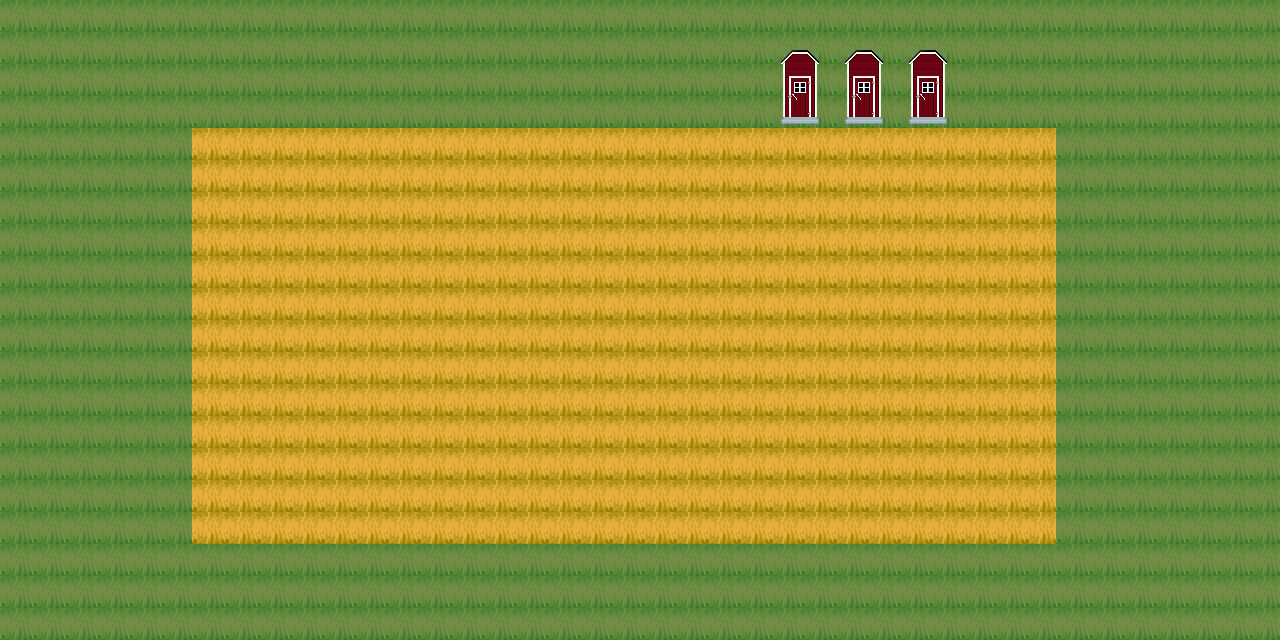

This is a level from a 2D game, rendered from its Tiled map with the project's own tilesets. A one-line summary and the complete map file follow:
An orthogonal 40x20 tile map with 32x32 px tiles, 2 tile layers (base, houses).

<map version="1.2" tiledversion="1.3.3" orientation="orthogonal" renderorder="right-down" width="40" height="20" tilewidth="32" tileheight="32" infinite="0" nextlayerid="3" nextobjectid="1">
 <tileset firstgid="1" source="prototiled.tsx" />
 <layer id="1" name="base" width="40" height="20">
  <data encoding="csv">
55,55,55,55,55,55,55,55,55,55,55,55,55,55,55,55,55,55,55,55,55,55,55,55,55,55,55,55,55,55,55,55,55,55,55,55,55,55,55,55,
55,55,55,55,55,55,55,55,55,55,55,55,55,55,55,55,55,55,55,55,55,55,55,55,55,55,55,55,55,55,55,55,55,55,55,55,55,55,55,55,
55,55,55,55,55,55,55,55,55,55,55,55,55,55,55,55,55,55,55,55,55,55,55,55,55,55,55,55,55,55,55,55,55,55,55,55,55,55,55,55,
55,55,55,55,55,55,55,55,55,55,55,55,55,55,55,55,55,55,55,55,55,55,55,55,55,55,55,55,55,55,55,55,55,55,55,55,55,55,55,55,
55,55,55,55,55,55,45,45,45,45,45,45,45,45,45,45,45,45,45,45,45,45,45,45,45,45,45,45,45,45,45,45,45,55,55,55,55,55,55,55,
55,55,55,55,55,55,45,45,45,45,45,45,45,45,45,45,45,45,45,45,45,45,45,45,45,45,45,45,45,45,45,45,45,55,55,55,55,55,55,55,
55,55,55,55,55,55,45,45,45,45,45,45,45,45,45,45,45,45,45,45,45,45,45,45,45,45,45,45,45,45,45,45,45,55,55,55,55,55,55,55,
55,55,55,55,55,55,45,45,45,45,45,45,45,45,45,45,45,45,45,45,45,45,45,45,45,45,45,45,45,45,45,45,45,55,55,55,55,55,55,55,
55,55,55,55,55,55,45,45,45,45,45,45,45,45,45,45,45,45,45,45,45,45,45,45,45,45,45,45,45,45,45,45,45,55,55,55,55,55,55,55,
55,55,55,55,55,55,45,45,45,45,45,45,45,45,45,45,45,45,45,45,45,45,45,45,45,45,45,45,45,45,45,45,45,55,55,55,55,55,55,55,
55,55,55,55,55,55,45,45,45,45,45,45,45,45,45,45,45,45,45,45,45,45,45,45,45,45,45,45,45,45,45,45,45,55,55,55,55,55,55,55,
55,55,55,55,55,55,45,45,45,45,45,45,45,45,45,45,45,45,45,45,45,45,45,45,45,45,45,45,45,45,45,45,45,55,55,55,55,55,55,55,
55,55,55,55,55,55,45,45,45,45,45,45,45,45,45,45,45,45,45,45,45,45,45,45,45,45,45,45,45,45,45,45,45,55,55,55,55,55,55,55,
55,55,55,55,55,55,45,45,45,45,45,45,45,45,45,45,45,45,45,45,45,45,45,45,45,45,45,45,45,45,45,45,45,55,55,55,55,55,55,55,
55,55,55,55,55,55,45,45,45,45,45,45,45,45,45,45,45,45,45,45,45,45,45,45,45,45,45,45,45,45,45,45,45,55,55,55,55,55,55,55,
55,55,55,55,55,55,45,45,45,45,45,45,45,45,45,45,45,45,45,45,45,45,45,45,45,45,45,45,45,45,45,45,45,55,55,55,55,55,55,55,
55,55,55,55,55,55,45,45,45,45,45,45,45,45,45,45,45,45,45,45,45,45,45,45,45,45,45,45,45,45,45,45,45,55,55,55,55,55,55,55,
55,55,55,55,55,55,55,55,55,55,55,55,55,55,55,55,55,55,55,55,55,55,55,55,55,55,55,55,55,55,55,55,55,55,55,55,55,55,55,55,
55,55,55,55,55,55,55,55,55,55,55,55,55,55,55,55,55,55,55,55,55,55,55,55,55,55,55,55,55,55,55,55,55,55,55,55,55,55,55,55,
55,55,55,55,55,55,55,55,55,55,55,55,55,55,55,55,55,55,55,55,55,55,55,55,55,55,55,55,55,55,55,55,55,55,55,55,55,55,55,55
</data>
 </layer>
 <layer id="2" name="houses" width="40" height="20">
  <data encoding="csv">
0,0,0,0,0,0,0,0,0,0,0,0,0,0,0,0,0,0,0,0,0,0,0,0,0,0,0,0,0,0,0,0,0,0,0,0,0,0,0,0,
0,0,0,0,0,0,0,0,0,0,0,0,0,0,0,0,0,0,0,0,0,0,0,0,74,75,74,75,74,75,0,0,0,0,0,0,0,0,0,0,
0,0,0,0,0,0,0,0,0,0,0,0,0,0,0,0,0,0,0,0,0,0,0,0,84,85,84,85,84,85,0,0,0,0,0,0,0,0,0,0,
0,0,0,0,0,0,0,0,0,0,0,0,0,0,0,0,0,0,0,0,0,0,0,0,94,95,94,95,94,95,0,0,0,0,0,0,0,0,0,0,
0,0,0,0,0,0,0,0,0,0,0,0,0,0,0,0,0,0,0,0,0,0,0,0,0,0,0,0,0,0,0,0,0,0,0,0,0,0,0,0,
0,0,0,0,0,0,0,0,0,0,0,0,0,0,0,0,0,0,0,0,0,0,0,0,0,0,0,0,0,0,0,0,0,0,0,0,0,0,0,0,
0,0,0,0,0,0,0,0,0,0,0,0,0,0,0,0,0,0,0,0,0,0,0,0,0,0,0,0,0,0,0,0,0,0,0,0,0,0,0,0,
0,0,0,0,0,0,0,0,0,0,0,0,0,0,0,0,0,0,0,0,0,0,0,0,0,0,0,0,0,0,0,0,0,0,0,0,0,0,0,0,
0,0,0,0,0,0,0,0,0,0,0,0,0,0,0,0,0,0,0,0,0,0,0,0,0,0,0,0,0,0,0,0,0,0,0,0,0,0,0,0,
0,0,0,0,0,0,0,0,0,0,0,0,0,0,0,0,0,0,0,0,0,0,0,0,0,0,0,0,0,0,0,0,0,0,0,0,0,0,0,0,
0,0,0,0,0,0,0,0,0,0,0,0,0,0,0,0,0,0,0,0,0,0,0,0,0,0,0,0,0,0,0,0,0,0,0,0,0,0,0,0,
0,0,0,0,0,0,0,0,0,0,0,0,0,0,0,0,0,0,0,0,0,0,0,0,0,0,0,0,0,0,0,0,0,0,0,0,0,0,0,0,
0,0,0,0,0,0,0,0,0,0,0,0,0,0,0,0,0,0,0,0,0,0,0,0,0,0,0,0,0,0,0,0,0,0,0,0,0,0,0,0,
0,0,0,0,0,0,0,0,0,0,0,0,0,0,0,0,0,0,0,0,0,0,0,0,0,0,0,0,0,0,0,0,0,0,0,0,0,0,0,0,
0,0,0,0,0,0,0,0,0,0,0,0,0,0,0,0,0,0,0,0,0,0,0,0,0,0,0,0,0,0,0,0,0,0,0,0,0,0,0,0,
0,0,0,0,0,0,0,0,0,0,0,0,0,0,0,0,0,0,0,0,0,0,0,0,0,0,0,0,0,0,0,0,0,0,0,0,0,0,0,0,
0,0,0,0,0,0,0,0,0,0,0,0,0,0,0,0,0,0,0,0,0,0,0,0,0,0,0,0,0,0,0,0,0,0,0,0,0,0,0,0,
0,0,0,0,0,0,0,0,0,0,0,0,0,0,0,0,0,0,0,0,0,0,0,0,0,0,0,0,0,0,0,0,0,0,0,0,0,0,0,0,
0,0,0,0,0,0,0,0,0,0,0,0,0,0,0,0,0,0,0,0,0,0,0,0,0,0,0,0,0,0,0,0,0,0,0,0,0,0,0,0,
0,0,0,0,0,0,0,0,0,0,0,0,0,0,0,0,0,0,0,0,0,0,0,0,0,0,0,0,0,0,0,0,0,0,0,0,0,0,0,0
</data>
 </layer>
</map>